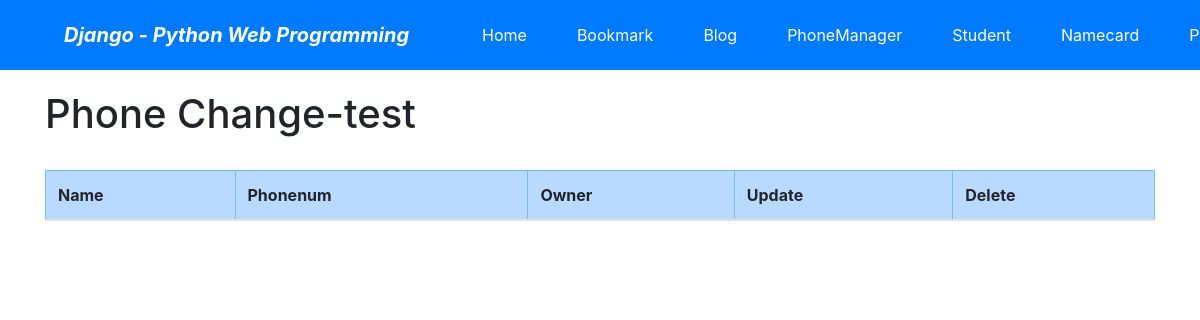
Page /phone/change/ (signed in) on the earlier database version.
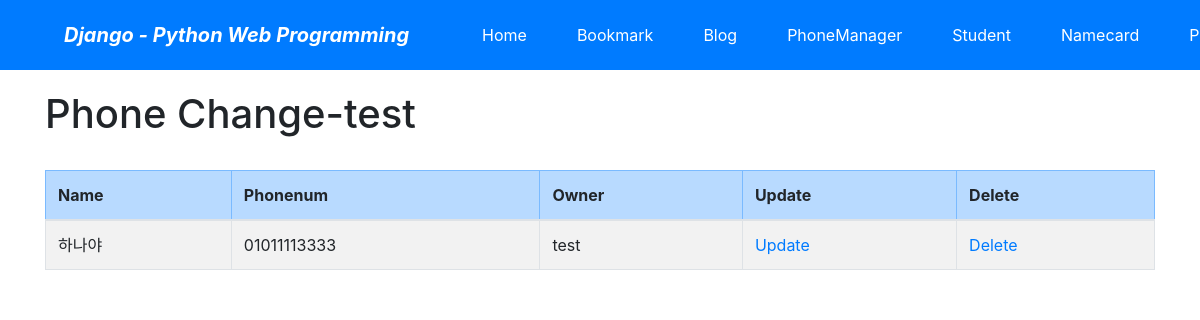
Same page on the later database version.
### phone/models.py (models this page shows, shortened)
class Phone(models.Model):
    name = models.CharField('NAME', max_length=50, blank=True)
    phonenum = models.CharField('PHONE', max_length=20, unique=False)
    owner = models.ForeignKey(User, on_delete=models.CASCADE, verbose_name='OWNER', blank=True, null=True)

### phone/views.py (the view)
# urls.py: path('change/', views.PhoneChangeLV.as_view(),name="change"),
class PhoneChangeLV(LoginRequiredMixin, ListView):
    template_name = 'phone/phone_change_list.html'
    def get_queryset(self):
        return Phone.objects.filter(owner=self.request.user)

### phone/templates/phone/phone_change_list.html (shortened to what this page needs)
{% extends "base.html" %}
{% block content %}
<h1>Phone Change-{{user}}</h1>
<br>
<table class="table table-bordered table-condensed table-striped">
    <thead>
    <tr class="table-primary">
        <th>Name</th>
        <th>Phonenum</th>
        <th>Owner</th>
        <th>Update</th>
        <th>Delete</th>
    </tr>
    </thead>
    <tbody>
    {% for item in object_list %}
    <tr>
        <td>{{item.name}}</td>
        <td>{{item.phonenum}}</td>
        <td>{{item.owner}}</td>
        <td><a href="{% url 'phone:update' item.id %}">Update</a> </td>
        <td><a href="{% url 'phone:delete' item.id %}">Delete</a> </td>
    </tr>
    {% endfor %}
    </tbody>
</table>
{% endblock %}

Differences in the rows shown:
added Phone: name "하나야", phonenum "01011113333", owner "test"
